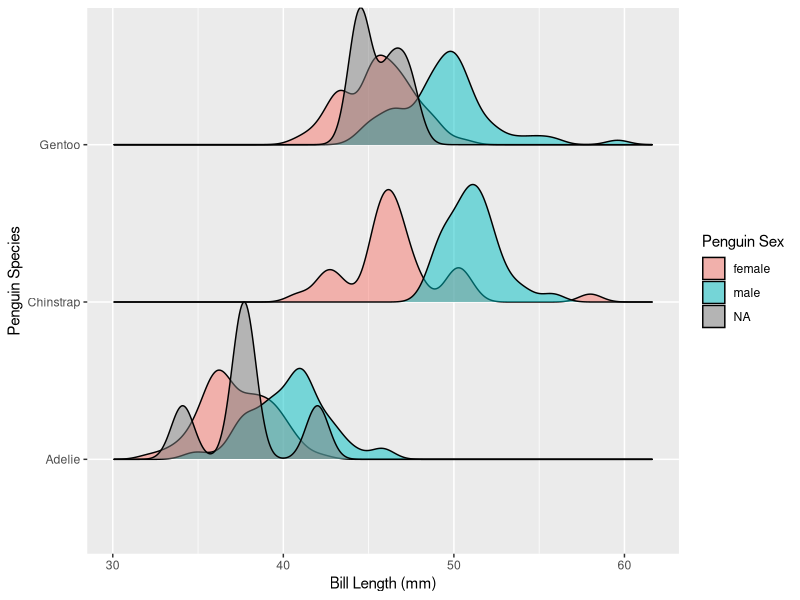
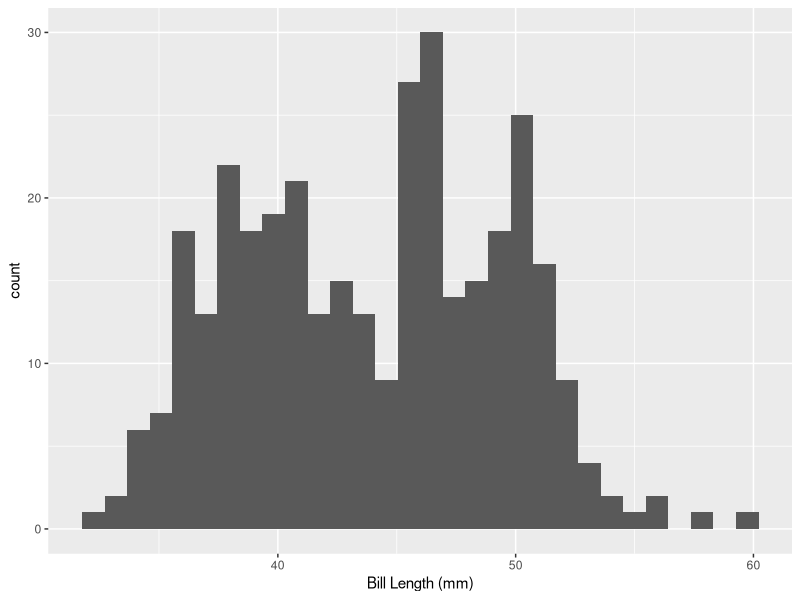
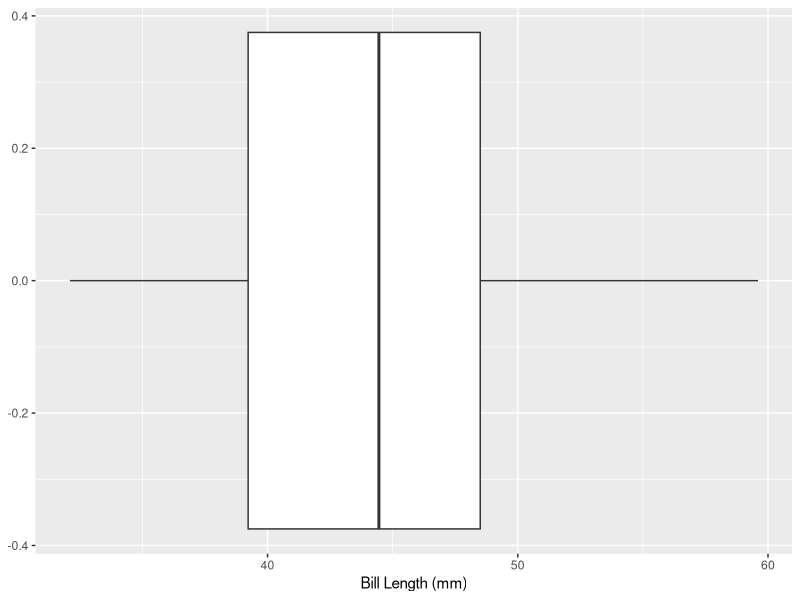
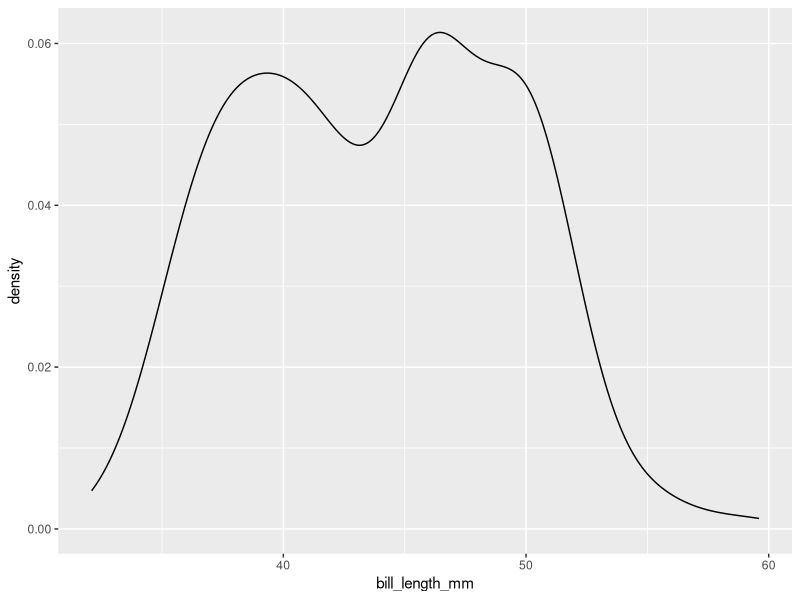
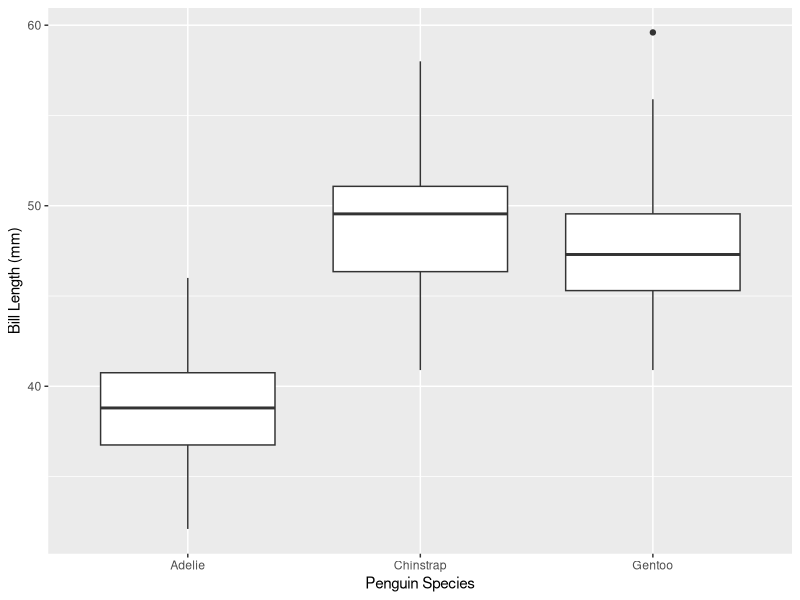
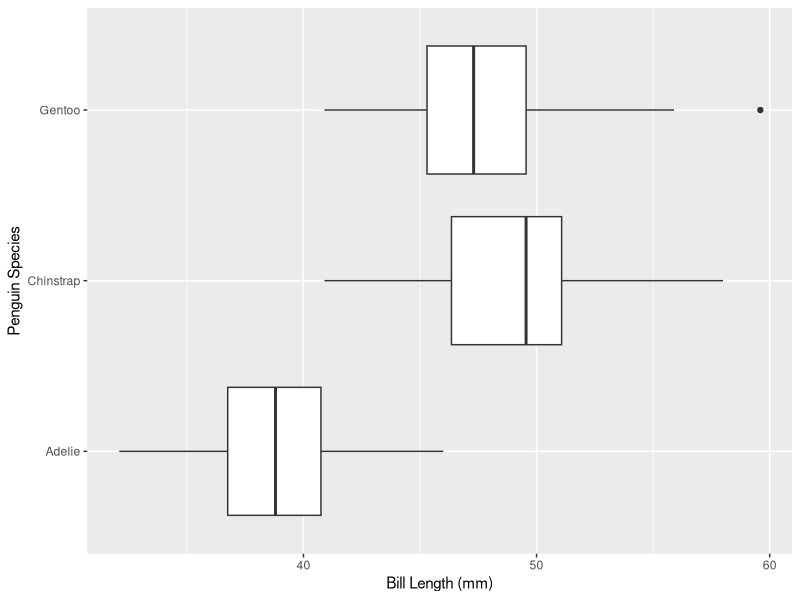
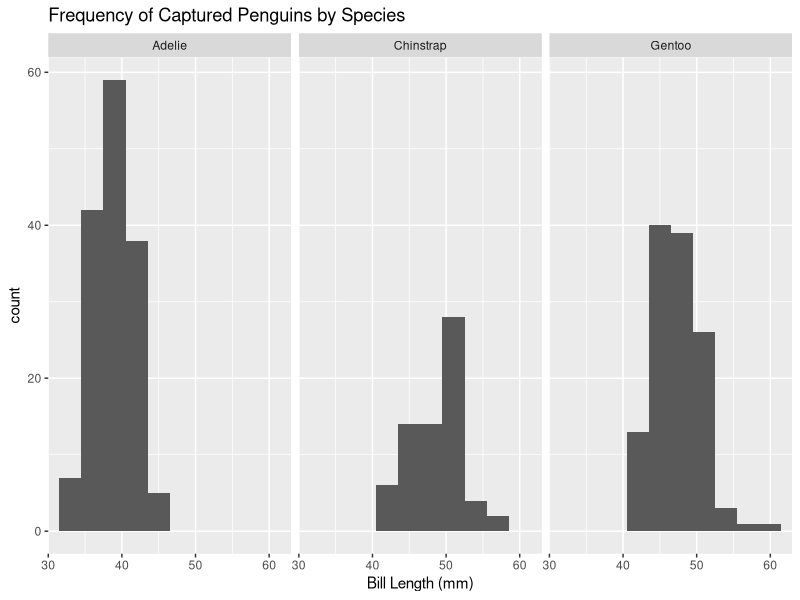
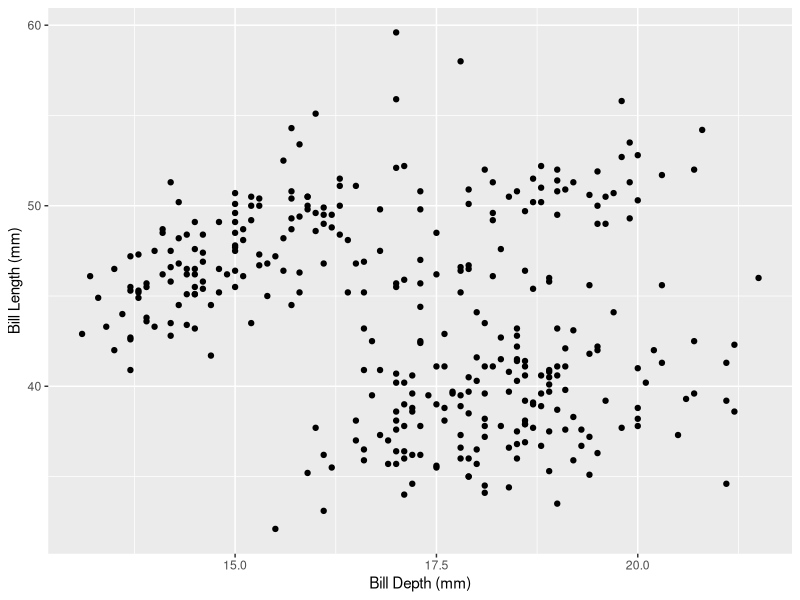

Write the R code that produced these figures, in order.
## ---- chunk 1
#| echo: false

library(palmerpenguins)
library(tidyverse)
library(ggridges)
library(gridExtra)
## ---- chunk 2
#| echo: false
penguins %>% 
  ggplot(aes(x = bill_length_mm, y = species, fill = sex)) + 
  geom_density_ridges(alpha = 0.5, scale = 1) + 
  labs(x = "Bill Length (mm)", 
       y = "Penguin Species", 
       fill = "Penguin Sex")

## ---- chunk 3
#| fig-height: 4
#| fig-width: 5
#| fig-align: center
#| echo: true
#| code-line-numbers: "|3"

ggplot(data = penguins, mapping = aes(x = bill_length_mm)) + 
  geom_histogram() +
  labs(x = "Bill Length (mm)")
## ---- chunk 4
#| fig-width: 5
#| fig-height: 3.5
#| echo: true
#| code-line-numbers: "|3"

ggplot(data = penguins,
       mapping = aes(x = bill_length_mm)) +
  geom_boxplot() + 
  labs(x = "Bill Length (mm)")
## ---- chunk 5
#| fig-width: 6
#| echo: true
#| fig-height: 4
#| code-line-numbers: "|3"
ggplot(data = penguins,
       mapping = aes(x = bill_length_mm)) +
  geom_density()
## ---- chunk 6
#| fig-width: 6
#| fig-height: 3.5
#| fig-align: center
#| echo: true
ggplot(data = penguins,
       mapping = aes(y = bill_length_mm,
                     x = species)) +
  geom_boxplot() + 
  labs(x = "Penguin Species", 
       y = "Bill Length (mm)")
## ---- chunk 7
#| fig-width: 6
#| fig-height: 3.5
#| fig-align: center
#| echo: true
ggplot(data = penguins,
       mapping = aes(x = bill_length_mm,
                     y = species)) +
  geom_boxplot() + 
  labs(y = "Penguin Species", 
      x  = "Bill Length (mm)")

## ---- chunk 8
#| fig-width: 8
#| fig-height: 4
#| fig-align: center
#| echo: true
#| output-location: fragment
#| code-line-numbers: "|4"

ggplot(data = penguins,
       mapping = aes(x = bill_length_mm)) +
  geom_histogram(binwidth = 3) +
  facet_wrap(~ species) +
  labs(x = "Bill Length (mm)", 
       title = "Frequency of Captured Penguins by Species")
## ---- chunk 9
#| fig-width: 6
#| fig-height: 5
#| fig-align: center
#| output-location: fragment
#| echo: true
#| code-line-numbers: "|3"

ggplot(data = penguins,
       mapping = aes(y = bill_length_mm, x = bill_depth_mm)) +
  geom_point() +
  labs(x = "Bill Depth (mm)", 
       y = "Bill Length (mm)")
## ---- chunk 10
#| fig-width: 6
#| fig-height: 4.5
#| fig-align: center
#| echo: true
#| code-line-numbers: "|4,9"

ggplot(data = penguins,
       mapping = aes(y = bill_length_mm,
                     x = bill_depth_mm,
                     color = species)
       ) +
  geom_point() +
  labs(x = "Bill Depth (mm)", 
       y = "Bill Length (mm)", 
       color = "Penguin Species")
## ---- chunk 11
#| fig-width: 6
#| fig-height: 3.5
#| fig-align: center
#| echo: true
#| code-line-numbers: "|4,9"

ggplot(data = penguins,
       mapping = aes(y = bill_length_mm,
                     x = species,
                     color = sex)
       ) +
  geom_boxplot() +
  labs(x = "Penguin Species", 
       y = "Bill Length (mm)", 
       color = "Sex")
## ---- chunk 12
#| fig-width: 8
#| fig-height: 4.5
#| fig-align: center
#| echo: true
#| code-line-numbers: "|6"

ggplot(data = penguins,
       mapping = aes(y = bill_length_mm,
                     x = bill_depth_mm,
                     color = sex)) +
  geom_point() +
  facet_wrap(~ species) + 
  labs(x = "Bill Depth (mm)", 
       y = "Bill Length (mm)", 
       color = "Sex")
  
## ---- chunk 13
#| fig-width: 8
#| fig-height: 3.5
#| fig-align: center
#| echo: true
#| code-line-numbers: "|6"
ggplot(data = penguins,
       mapping = aes(x = bill_length_mm,
                     y = species,
                     fill = sex)) +
  geom_boxplot(alpha = 0.3) +
  facet_wrap(~ island) + 
  labs(x = "Bill Depth (mm)", 
       y = "Bill Length (mm)", 
       fill = "Sex")
